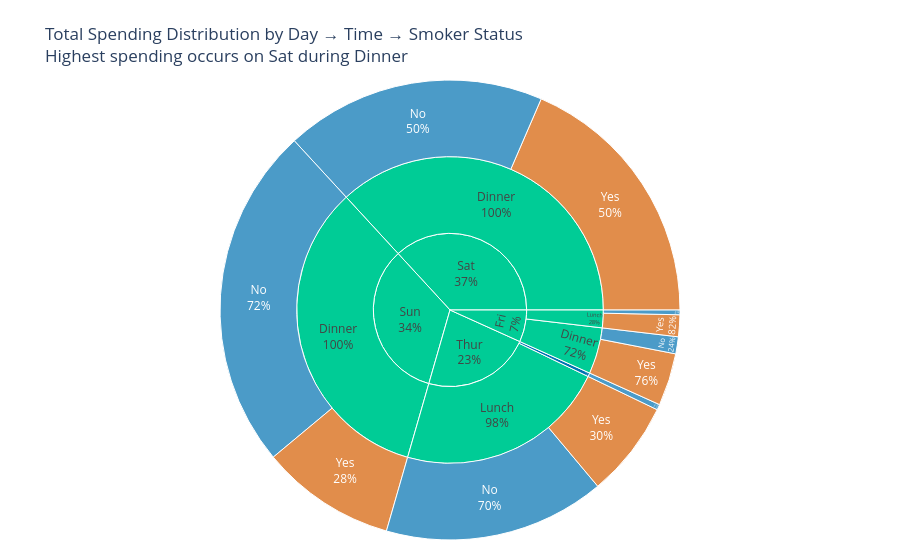

This figure's notebook cell:
### Code cell
# Task 2 - Sunburst: tipping behaviour by day and meal time

import pandas as pd
import plotly.express as px

# Load built-in tips dataset
tips = px.data.tips()

# Aggregate total bill (sum, not count)
tips_grouped = (
    tips.groupby(['day', 'time', 'smoker'])['total_bill']
    .sum()
    .reset_index()
)

# Find where most spending happens
top_spending = (
    tips_grouped.groupby(['day', 'time'])['total_bill']
    .sum()
    .sort_values(ascending=False)
    .index[0]
)

top_day = top_spending[0]
top_time = top_spending[1]

# Create sunburst
fig = px.sunburst(
    tips_grouped,
    path=['day', 'time', 'smoker'],
    values='total_bill',
    color='smoker',
    color_discrete_map={
        "Yes": "#D55E00",   # CVD-safe orange
        "No": "#0072B2"     # CVD-safe blue
    },
    title=f"Total Spending Distribution by Day → Time → Smoker Status<br>"
          f"Highest spending occurs on {top_day} during {top_time}"
)

# Show percentages of parent only
fig.update_traces(
    textinfo="label+percent parent"
)

# Grey out parent nodes
fig.update_layout(
    margin=dict(t=80, l=20, r=20, b=20)
)

fig.show()

### Figure 1 — Plotly figure (JSON) as saved in the notebook; plotly's stock layout.template omitted (floating-point values rounded to 4 significant figures)
{"data": [{"branchvalues": "total", "customdata": [["(?)"], ["(?)"], ["(?)"], ["(?)"], ["(?)"], ["(?)"], ["(?)"], ["(?)"], ["(?)"], ["No"], ["No"], ["No"], ["No"], ["No"], ["No"], ["No"], ["Yes"], ["Yes"], ["Yes"], ["Yes"], ["Yes"]], "domain": {"x": [0, 1], "y": [0, 1]}, "hovertemplate": "labels=%{label}<br>total_bill=%{value}<br>parent=%{parent}<br>id=%{id}<br>smoker=%{customdata[0]}<extra></extra>", "ids": ["Thur", "Sat", "Fri", "Thur/Lunch", "Sun/Dinner", "Sat/Dinner", "Fri/Lunch", "Fri/Dinner", "Sun", "Thur/Dinner", "Fri/Dinner/No", "Thur/Dinner/No", "Sun/Dinner/No", "Sat/Dinner/No", "Fri/Lunch/No", "Thur/Lunch/No", "Sun/Dinner/Yes", "Sat/Dinner/Yes", "Fri/Lunch/Yes", "Fri/Dinner/Yes", "Thur/Lunch/Yes"], "labels": ["Thur", "Sat", "Fri", "Lunch", "Dinner", "Dinner", "Lunch", "Dinner", "Sun", "Dinner", "No", "No", "No", "No", "No", "No", "Yes", "Yes", "Yes", "Yes", "Yes"], "marker": {"colors": ["#00cc96", "#00cc96", "#00cc96", "#00cc96", "#00cc96", "#00cc96", "#00cc96", "#00cc96", "#00cc96", "#0072B2", "#0072B2", "#0072B2", "#0072B2", "#0072B2", "#0072B2", "#0072B2", "#D55E00", "#D55E00", "#D55E00", "#D55E00", "#D55E00"]}, "name": "", "parents": ["", "", "", "Thur", "Sun", "Sat", "Fri", "Fri", "", "Thur", "Fri/Dinner", "Thur/Dinner", "Sun/Dinner", "Sat/Dinner", "Fri/Lunch", "Thur/Lunch", "Sun/Dinner", "Sat/Dinner", "Fri/Lunch", "Fri/Dinner", "Thur/Lunch"], "textinfo": "label+percent parent", "type": "sunburst", "values": [1096.0, 1778.0, 325.9, 1078.0, 1627.0, 1778.0, 89.92, 236.0, 1627.0, 18.78, 57.7, 18.78, 1169.0, 884.8, 15.98, 751.3, 458.3, 893.6, 73.94, 178.3, 326.2]}], "layout": {"legend": {"tracegroupgap": 0}, "margin": {"b": 20, "l": 20, "r": 20, "t": 80}, "title": {"text": "Total Spending Distribution by Day → Time → Smoker Status<br>Highest spending occurs on Sat during Dinner"}}}
